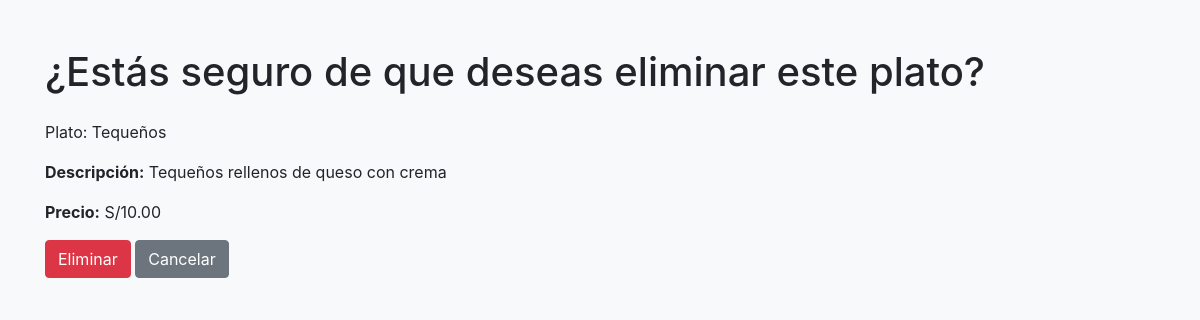
/eliminar/4/, run on the app's committed database.
### menu/models.py (models this page shows, shortened)
class Plato(models.Model):
    nombre = models.CharField(max_length=100)
    descripcion = models.TextField()
    precio = models.DecimalField(max_digits=6, decimal_places=2)
    tipo = models.CharField(max_length=50)

### menu/views.py (the view)
# urls.py: path('eliminar/<int:id>/', views.eliminar_plato, name='eliminar_plato'),
def eliminar_plato(request, id):
    plato = get_object_or_404(Plato, id=id)
    if request.method == 'POST':
        plato.delete()
        return redirect('lista_platos')
    return render(request, 'menu/confirmar_eliminacion.html', {'plato': plato})

### menu/templates/menu/confirmar_eliminacion.html (shortened to what this page needs)
<!DOCTYPE html>
<html lang="es">
<head>
    <link href="https://stackpath.bootstrapcdn.com/bootstrap/4.5.2/css/bootstrap.min.css" rel="stylesheet">
</head>
<body class="bg-light">
    <div class="container py-5">
        <h1 class="mb-4">¿Estás seguro de que deseas eliminar este plato?</h1>
        <p>Plato: {{ plato.nombre }}</p>
        <p><strong>Descripción:</strong> {{ plato.descripcion }}</p>
        <p><strong>Precio:</strong> S/{{ plato.precio }}</p>
        <form method="POST">
            <button type="submit" class="btn btn-danger">Eliminar</button>
            <a href="{% url 'lista_platos' %}" class="btn btn-secondary">Cancelar</a>
        </form>
    </div>
</body>
</html>

### data on the page
Plato: nombre "Tequeños", descripcion "Tequeños rellenos de queso con crema", precio "10.00"
